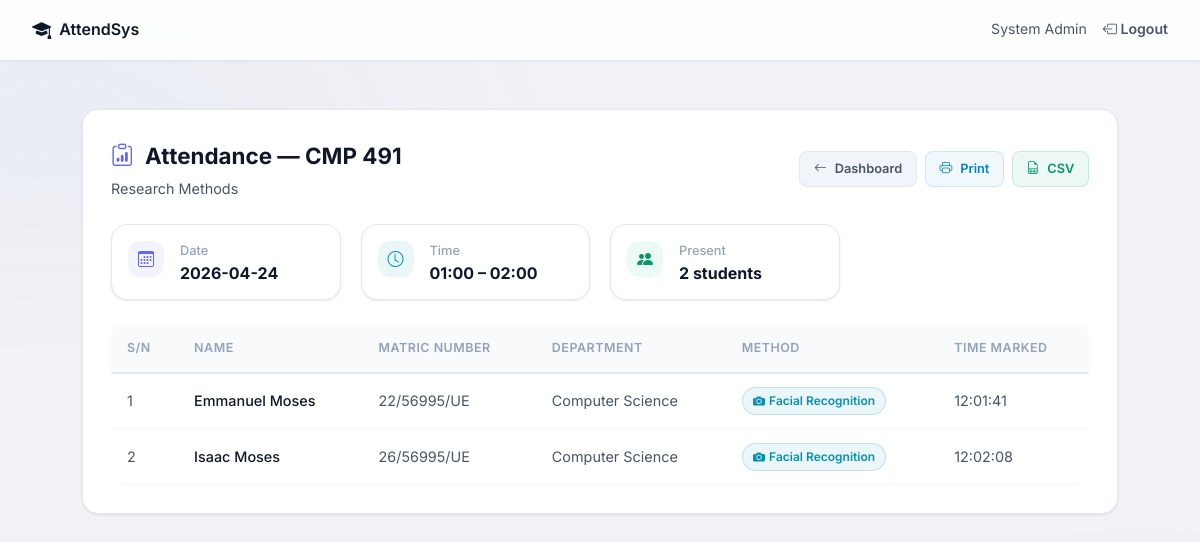
The page /view_attendance/2 (signed in) on the database its author committed.
### models.py (models this page shows)
class User(db.Model, UserMixin):
    __tablename__ = 'users'
    id = db.Column(db.Integer, primary_key=True)
    username = db.Column(db.String(100), unique=True, nullable=False)
    password = db.Column(db.String(200), nullable=False)
    role = db.Column(db.String(20), nullable=False) # 'admin', 'lecturer', 'student'
    name = db.Column(db.String(100), nullable=False)
    department = db.Column(db.String(100), nullable=True) # Important for students
    photo_path = db.Column(db.String(200), nullable=True)
    face_encoding = db.Column(db.Text, nullable=True) # Store JSON string of 128-d array
    qr_code_path = db.Column(db.String(200), nullable=True)
    courses = db.relationship('Course', backref='lecturer', cascade="all, delete-orphan", lazy=True)
    attendances = db.relationship('Attendance', backref='student', cascade="all, delete-orphan", lazy=True)
    registered_students = db.relationship('User',
        secondary='student_ownership',
        primaryjoin=('User.id == student_ownership.c.lecturer_id'),
        secondaryjoin=('User.id == student_ownership.c.student_id'),
        backref=db.backref('registrars', lazy=True),
        lazy=True)

class Course(db.Model):
    __tablename__ = 'courses'
    id = db.Column(db.Integer, primary_key=True)
    course_code = db.Column(db.String(20), unique=True, nullable=False)
    course_name = db.Column(db.String(150), nullable=False)
    lecturer_id = db.Column(db.Integer, db.ForeignKey('users.id'), nullable=False)
    sessions = db.relationship('Session', backref='course', cascade="all, delete-orphan", lazy=True)

class Session(db.Model):
    __tablename__ = 'sessions'
    id = db.Column(db.Integer, primary_key=True)
    course_id = db.Column(db.Integer, db.ForeignKey('courses.id'), nullable=False)
    date = db.Column(db.Date, nullable=False, default=datetime.utcnow().date)
    start_time = db.Column(db.Time, nullable=False)
    end_time = db.Column(db.Time, nullable=False)
    attendances = db.relationship('Attendance', backref='session', cascade="all, delete-orphan", lazy=True)

class Attendance(db.Model):
    __tablename__ = 'attendances'
    id = db.Column(db.Integer, primary_key=True)
    session_id = db.Column(db.Integer, db.ForeignKey('sessions.id'), nullable=False)
    student_id = db.Column(db.Integer, db.ForeignKey('users.id'), nullable=False)
    timestamp = db.Column(db.DateTime, nullable=False, default=datetime.utcnow)
    method = db.Column(db.String(50), nullable=False) # 'QR Code' or 'Facial Recognition'
    __table_args__ = (
        db.UniqueConstraint('session_id', 'student_id', name='unique_attendance'),
    )

### routes.py (the view)
@main.route('/view_attendance/<int:session_id>')
@login_required
def view_attendance(session_id):
    if current_user.role != 'lecturer' and current_user.role != 'admin':
        return redirect(url_for('main.login'))
    session = Session.query.get_or_404(session_id)
    attendances = session.attendances
    return render_template('view_attendance.html', session=session, attendances=attendances)

### app.py (called while the page is built)
@login_manager.user_loader
def load_user(user_id):
    return User.query.get(int(user_id))

### templates/view_attendance.html (shortened to what this page needs)
{% extends "base.html" %}
{% block body %}
<div style="position:relative;z-index:1;min-height:100vh;">
    <nav>
        <a href="{{ url_for('main.login') }}" style="display:flex;align-items:center;gap:.5rem;">
            <i class="bi bi-mortarboard-fill" style="font-size:1.2rem;"></i> AttendSys
        </a>
        <div class="nav-links">
            {% if current_user.is_authenticated %}
                <span>{{ current_user.name }}</span>
                <a href="{{ url_for('main.logout') }}"><i class="bi bi-box-arrow-left"></i> Logout</a>
            {% endif %}
        </div>
    </nav>
    <div class="container">
        <div class="glass-card">
            <div style="display:flex;justify-content:space-between;align-items:center;flex-wrap:wrap;gap:1rem;margin-bottom:1.5rem;">
                <div>
                    <h2 style="margin-bottom:.25rem;">
                        <i class="bi bi-clipboard-data" style="color:var(--primary);margin-right:.4rem;"></i>
                        Attendance — {{ session.course.course_code }}
                    </h2>
                    <p style="color:var(--text-secondary);font-size:.9rem;">{{ session.course.course_name }}</p>
                </div>
                <div class="btn-group">
                    <a href="{{ url_for('main.lecturer_dashboard') }}" class="btn btn-secondary btn-sm">
                        <i class="bi bi-arrow-left"></i> Dashboard
                    </a>
                    <a href="{{ url_for('main.print_report', session_id=session.id) }}" class="btn btn-info btn-sm">
                        <i class="bi bi-printer"></i> Print
                    </a>
                    <a href="{{ url_for('main.download_report', session_id=session.id) }}" class="btn btn-success btn-sm">
                        <i class="bi bi-file-earmark-spreadsheet"></i> CSV
                    </a>
                </div>
            </div>
            <div class="stats-grid" style="margin-bottom:1.5rem;">
                <div class="stat-card" style="padding:1rem;">
                    <div class="stat-icon indigo" style="width:36px;height:36px;font-size:1rem;"><i class="bi bi-calendar3"></i></div>
                    <div class="stat-info">
                        <div class="stat-label">Date</div>
                        <div class="stat-value" style="font-size:1rem;">{{ session.date }}</div>
                    </div>
                </div>
                <div class="stat-card" style="padding:1rem;">
                    <div class="stat-icon cyan" style="width:36px;height:36px;font-size:1rem;"><i class="bi bi-clock"></i></div>
                    <div class="stat-info">
                        <div class="stat-label">Time</div>
                        <div class="stat-value" style="font-size:1rem;">{{ session.start_time.strftime('%H:%M') }} – {{ session.end_time.strftime('%H:%M') }}</div>
                    </div>
                </div>
                <div class="stat-card" style="padding:1rem;">
                    <div class="stat-icon emerald" style="width:36px;height:36px;font-size:1rem;"><i class="bi bi-people-fill"></i></div>
                    <div class="stat-info">
                        <div class="stat-label">Present</div>
                        <div class="stat-value" style="font-size:1rem;">{{ attendances|length }} student{{ 's' if attendances|length != 1 }}</div>
                    </div>
                </div>
            </div>
            <div class="table-wrapper">
                <table>
                    <thead>
                        <tr>
                            <th>S/N</th>
                            <th>Name</th>
                            <th>Matric Number</th>
                            <th>Department</th>
                            <th>Method</th>
                            <th>Time Marked</th>
                        </tr>
                    </thead>
                    <tbody>
                        {% for att in attendances %}
                        <tr>
                            <td>{{ loop.index }}</td>
                            <td style="color:var(--text-primary);font-weight:500;">{{ att.student.name }}</td>
                            <td>{{ att.student.username }}</td>
                            <td>{{ att.student.department or 'N/A' }}</td>
                            <td>
                                {% if 'QR' in att.method %}
                                    <span class="badge badge-qr"><i class="bi bi-qr-code-scan"></i> {{ att.method }}</span>
                                {% else %}
                                    <span class="badge badge-face"><i class="bi bi-camera-fill"></i> {{ att.method }}</span>
                                {% endif %}
                            </td>
                            <td>{{ att.timestamp.strftime('%H:%M:%S') }}</td>
                        </tr>
                        {% endfor %}
                    </tbody>
                </table>
            </div>
        </div>
    </div>
</div>
{% endblock %}

### rows shown on the page
User: name "System Admin"
Course: course.course_code "CMP 491", course.course_name "Research Methods"
Attendance: student.name "Emmanuel Moses", student.username "22/56995/UE", student "Computer Science", method "Facial Recognition", timestamp "12:01:41"
Attendance: student.name "Isaac Moses", student.username "26/56995/UE", student "Computer Science", method "Facial Recognition", timestamp "12:02:08"

### other values the page prints
{{ session.date }} "2026-04-24"
{{ session.start_time.strftime('%H:%M') }} "01:00"
{{ session.end_time.strftime('%H:%M') }} "02:00"
{{ attendances|length }} "2"
{{ 's' if attendances|length != 1 }} "s"
